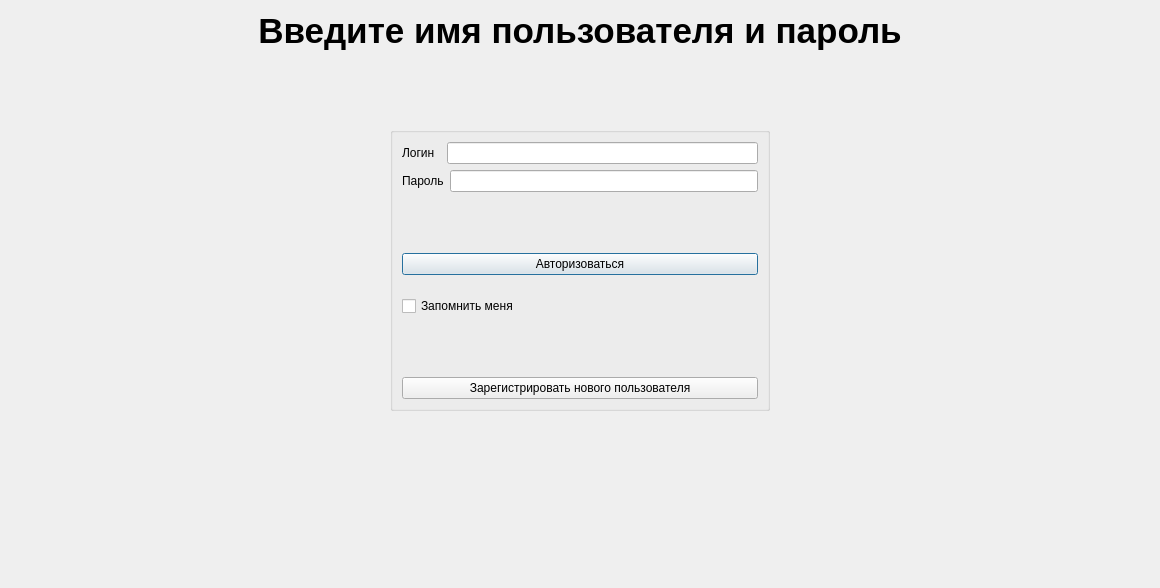
<?xml version="1.0" encoding="UTF-8"?>
<ui version="4.0">
 <class>authorization_window</class>
 <widget class="QDialog" name="authorization_window">
  <property name="geometry">
   <rect>
    <x>0</x>
    <y>0</y>
    <width>1160</width>
    <height>588</height>
   </rect>
  </property>
  <property name="windowTitle">
   <string>PokiRock</string>
  </property>
  <layout class="QVBoxLayout" name="verticalLayout_4">
   <item>
    <widget class="QLabel" name="label_3">
     <property name="text">
      <string>&lt;html&gt;&lt;head/&gt;&lt;body&gt;&lt;p align=&quot;center&quot;&gt;&lt;span style=&quot; font-size:26pt; font-weight:600;&quot;&gt;Введите имя пользователя и пароль&lt;/span&gt;&lt;/p&gt;&lt;/body&gt;&lt;/html&gt;</string>
     </property>
     <property name="wordWrap">
      <bool>true</bool>
     </property>
    </widget>
   </item>
   <item>
    <spacer name="verticalSpacer_2">
     <property name="orientation">
      <enum>Qt::Vertical</enum>
     </property>
     <property name="sizeType">
      <enum>QSizePolicy::Fixed</enum>
     </property>
     <property name="sizeHint" stdset="0">
      <size>
       <width>20</width>
       <height>70</height>
      </size>
     </property>
    </spacer>
   </item>
   <item>
    <layout class="QGridLayout" name="gridLayout">
     <property name="sizeConstraint">
      <enum>QLayout::SetMaximumSize</enum>
     </property>
     <item row="0" column="1">
      <widget class="QGroupBox" name="groupBox">
       <property name="title">
        <string/>
       </property>
       <layout class="QVBoxLayout" name="verticalLayout_3">
        <property name="sizeConstraint">
         <enum>QLayout::SetMaximumSize</enum>
        </property>
        <item>
         <layout class="QVBoxLayout" name="verticalLayout_2">
          <item>
           <layout class="QVBoxLayout" name="verticalLayout">
            <property name="sizeConstraint">
             <enum>QLayout::SetFixedSize</enum>
            </property>
            <item>
             <layout class="QHBoxLayout" name="horizontalLayout">
              <item>
               <widget class="QLabel" name="label">
                <property name="text">
                 <string>Логин  </string>
                </property>
               </widget>
              </item>
              <item>
               <widget class="QLineEdit" name="Login">
                <property name="sizePolicy">
                 <sizepolicy hsizetype="Expanding" vsizetype="Fixed">
                  <horstretch>0</horstretch>
                  <verstretch>0</verstretch>
                 </sizepolicy>
                </property>
               </widget>
              </item>
             </layout>
            </item>
            <item>
             <layout class="QHBoxLayout" name="horizontalLayout_2">
              <item>
               <widget class="QLabel" name="label_2">
                <property name="text">
                 <string>Пароль</string>
                </property>
               </widget>
              </item>
              <item>
               <widget class="QLineEdit" name="Password">
                <property name="sizePolicy">
                 <sizepolicy hsizetype="Expanding" vsizetype="Fixed">
                  <horstretch>0</horstretch>
                  <verstretch>0</verstretch>
                 </sizepolicy>
                </property>
               </widget>
              </item>
             </layout>
            </item>
           </layout>
          </item>
         </layout>
        </item>
        <item>
         <spacer name="verticalSpacer_3">
          <property name="orientation">
           <enum>Qt::Vertical</enum>
          </property>
          <property name="sizeType">
           <enum>QSizePolicy::Preferred</enum>
          </property>
          <property name="sizeHint" stdset="0">
           <size>
            <width>20</width>
            <height>60</height>
           </size>
          </property>
         </spacer>
        </item>
        <item>
         <widget class="QPushButton" name="authorizate">
          <property name="sizePolicy">
           <sizepolicy hsizetype="Preferred" vsizetype="Preferred">
            <horstretch>0</horstretch>
            <verstretch>0</verstretch>
           </sizepolicy>
          </property>
          <property name="text">
           <string>Авторизоваться</string>
          </property>
         </widget>
        </item>
        <item>
         <spacer name="verticalSpacer_4">
          <property name="orientation">
           <enum>Qt::Vertical</enum>
          </property>
          <property name="sizeType">
           <enum>QSizePolicy::Preferred</enum>
          </property>
          <property name="sizeHint" stdset="0">
           <size>
            <width>20</width>
            <height>20</height>
           </size>
          </property>
         </spacer>
        </item>
        <item>
         <widget class="QCheckBox" name="checkBox">
          <property name="text">
           <string>Запомнить меня</string>
          </property>
         </widget>
        </item>
        <item>
         <spacer name="verticalSpacer">
          <property name="orientation">
           <enum>Qt::Vertical</enum>
          </property>
          <property name="sizeType">
           <enum>QSizePolicy::Preferred</enum>
          </property>
          <property name="sizeHint" stdset="0">
           <size>
            <width>20</width>
            <height>60</height>
           </size>
          </property>
         </spacer>
        </item>
        <item>
         <widget class="QPushButton" name="registrate">
          <property name="sizePolicy">
           <sizepolicy hsizetype="Minimum" vsizetype="Preferred">
            <horstretch>0</horstretch>
            <verstretch>0</verstretch>
           </sizepolicy>
          </property>
          <property name="text">
           <string>Зарегистрировать нового пользователя</string>
          </property>
         </widget>
        </item>
       </layout>
      </widget>
     </item>
     <item row="0" column="2">
      <spacer name="horizontalSpacer">
       <property name="orientation">
        <enum>Qt::Horizontal</enum>
       </property>
       <property name="sizeType">
        <enum>QSizePolicy::Expanding</enum>
       </property>
       <property name="sizeHint" stdset="0">
        <size>
         <width>200</width>
         <height>20</height>
        </size>
       </property>
      </spacer>
     </item>
     <item row="0" column="0">
      <spacer name="horizontalSpacer_2">
       <property name="orientation">
        <enum>Qt::Horizontal</enum>
       </property>
       <property name="sizeType">
        <enum>QSizePolicy::Expanding</enum>
       </property>
       <property name="sizeHint" stdset="0">
        <size>
         <width>200</width>
         <height>20</height>
        </size>
       </property>
      </spacer>
     </item>
    </layout>
   </item>
   <item>
    <spacer name="verticalSpacer_5">
     <property name="orientation">
      <enum>Qt::Vertical</enum>
     </property>
     <property name="sizeType">
      <enum>QSizePolicy::Preferred</enum>
     </property>
     <property name="sizeHint" stdset="0">
      <size>
       <width>20</width>
       <height>180</height>
      </size>
     </property>
    </spacer>
   </item>
  </layout>
 </widget>
 <resources/>
 <connections/>
</ui>
